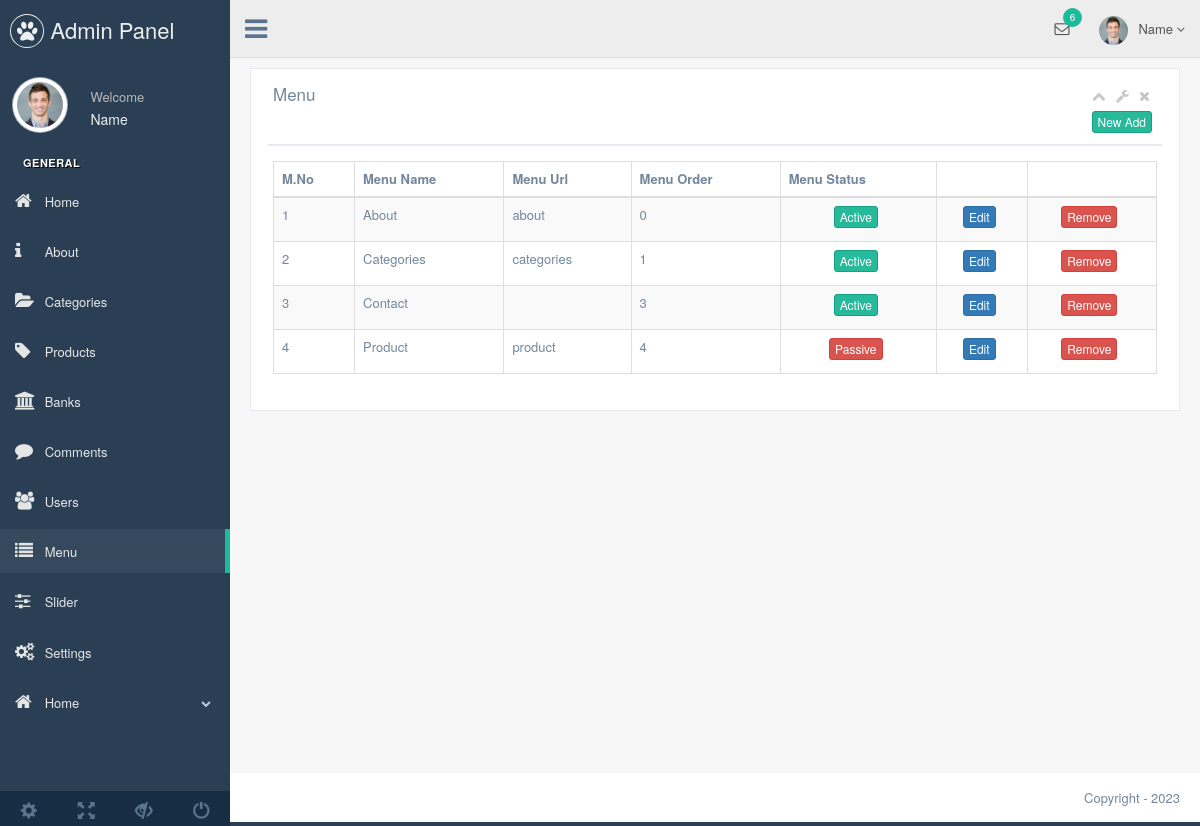
/admin/production/menu.php (signed in), run on an earlier commit of the app's database.
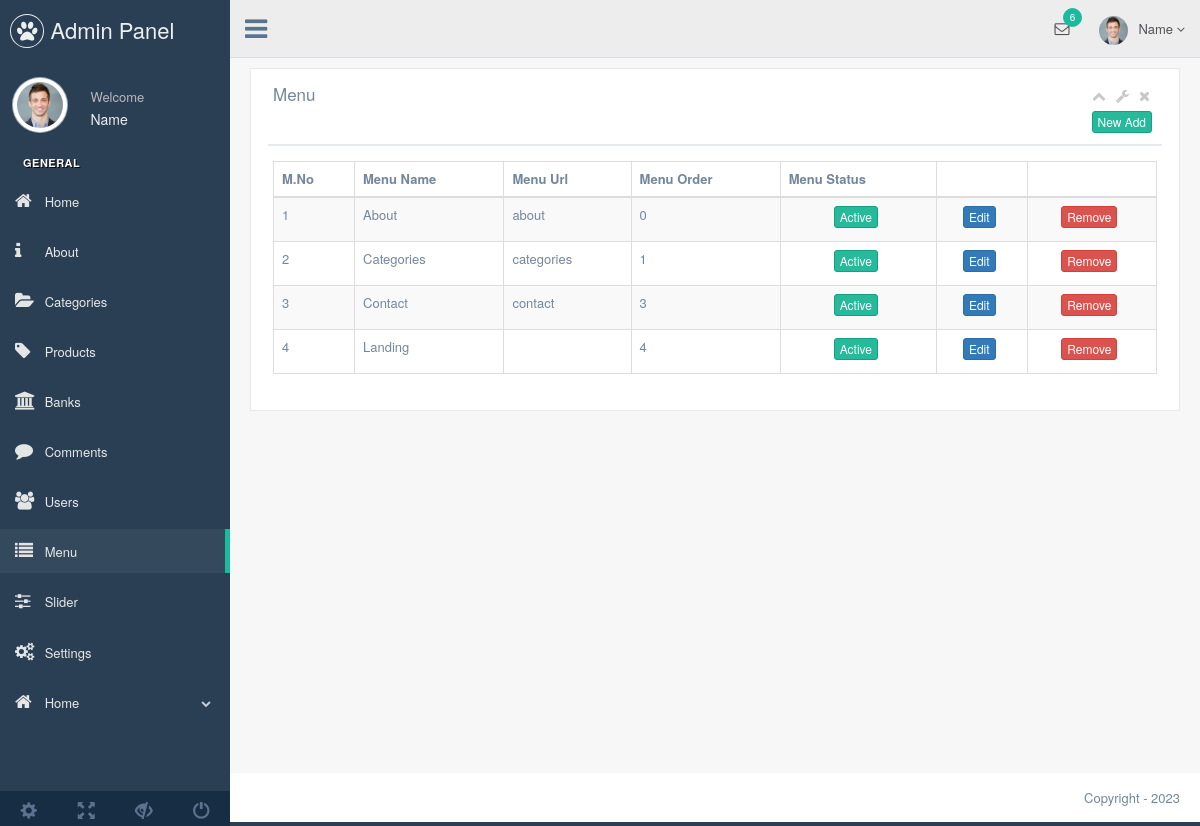
And on a later commit of the database.
### tables this page shows
CREATE TABLE `menu` (
  `menu_id` int(11) NOT NULL,
  `menu_top` varchar(50) NOT NULL,
  `menu_name` varchar(100) NOT NULL,
  `menu_detail` text NOT NULL,
  `menu_url` varchar(250) NOT NULL,
  `menu_order` int(2) NOT NULL,
  `menu_status` enum('0','1') NOT NULL,
  `menu_seourl` varchar(250) NOT NULL
);

### admin/production/menu.php (the view, shortened to what this page needs)
<?php
require_once 'header.php';
$menucontrol=$db->prepare("SELECT * FROM menu order by menu_order ASC");
$menucontrol->execute();
?>
<div class="right_col" role="main">
  <div>
    <div class="row">
      <div class="col-md-12 col-sm-12 col-xs-12">
        <div class="x_panel">
          <div class="x_title">
            <h2>Menu </h2>
            <ul class="nav navbar-right panel_toolbox">
              <li><a class="collapse-link"><i class="fa fa-chevron-up"></i></a>
              </li>
              <li class="dropdown">
                <a href="#" class="dropdown-toggle" data-toggle="dropdown" role="button" aria-expanded="false"><i class="fa fa-wrench"></i></a>
              </li>
              <li><a class="close-link"><i class="fa fa-close"></i></a>
              </li>
            </ul>
            <div class="clearfix"></div>
            <div class="text-right">
                <a href="menu-add.php"><button class="btn btn-success btn-xs">New Add</button></a>
            </div>
          </div>
          <div class="x_content">
            <table id="datatable-responsive" class="table table-striped table-bordered dt-responsive nowrap" cellspacing="0" width="100%">
              <thead>
                <tr>
                  <th>M.No</th>
                  <th>Menu Name</th>
                  <th>Menu Url</th>
                  <th>Menu Order</th>
                  <th>Menu Status</th>
                  <th></th>
                  <th></th>
                </tr>
              </thead>
              <tbody>
                <?php
                $mno=0;
                while($menubring=$menucontrol->fetch(PDO::FETCH_ASSOC)) { $mno++?>
                <tr>
                  <td><?php echo $mno ?></td>
                  <td><?php echo $menubring['menu_name'] ?></td>
                  <td><?php echo $menubring['menu_url'] ?></td>
                  <td><?php echo $menubring['menu_order'] ?></td>
                  <td>
                    <center>
                    <?php
                        if ($menubring['menu_status']==1) { ?>
                            <button class="btn btn-success btn-xs">Active</button>
                        <?php } else { ?>
                            <button class="btn btn-danger btn-xs">Passive</button>
                        <?php }
                    ?>
                    </center>
                  </td>
                  <td><center><a href="menu-edit.php?menu_id=<?php echo $menubring['menu_id'] ?>"><button class="btn btn-primary btn-xs">Edit</button></a></center></td>
                  <td><center><a href="../system/work.php?menu_id=<?php echo $menubring['menu_id'] ?>&menuremove=approval"><button class="btn btn-danger btn-xs">Remove</button></a></center></td>
                </tr>
                <?php  }
                ?>
              </tbody>
            </table>
          </div>
        </div>
      </div>
    </div>
  </div>
</div>
<?php require_once 'footer.php'; ?>

What changed in the data, as far as the page shows it:
changed menu "Contact": menu_url (not shown) → "contact"
changed menu: menu_name "Product" → "Landing"; menu_url "product" → (not shown); menu_status "Passive" → "Active"
